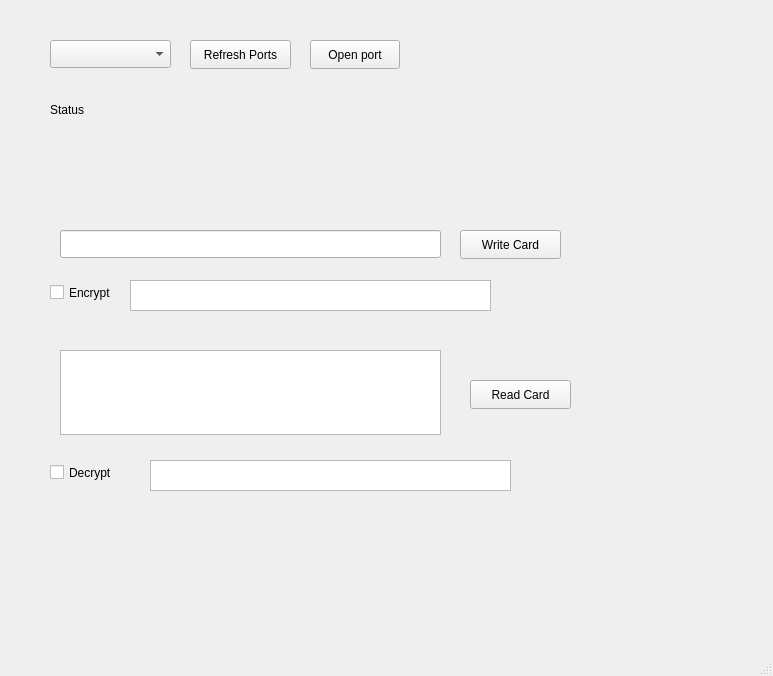
<?xml version="1.0" encoding="UTF-8"?>
<ui version="4.0">
 <class>MainWindow</class>
 <widget class="QMainWindow" name="MainWindow">
  <property name="geometry">
   <rect>
    <x>0</x>
    <y>0</y>
    <width>773</width>
    <height>676</height>
   </rect>
  </property>
  <property name="windowTitle">
   <string>MainWindow</string>
  </property>
  <widget class="QWidget" name="centralwidget">
   <widget class="QPushButton" name="pushButtonRead">
    <property name="geometry">
     <rect>
      <x>470</x>
      <y>380</y>
      <width>101</width>
      <height>29</height>
     </rect>
    </property>
    <property name="text">
     <string>Read Card</string>
    </property>
   </widget>
   <widget class="QCheckBox" name="checkBoxEncryptWrite">
    <property name="geometry">
     <rect>
      <x>50</x>
      <y>280</y>
      <width>92</width>
      <height>25</height>
     </rect>
    </property>
    <property name="text">
     <string>Encrypt</string>
    </property>
   </widget>
   <widget class="QPlainTextEdit" name="plainTextEditKeyWrite">
    <property name="geometry">
     <rect>
      <x>130</x>
      <y>280</y>
      <width>361</width>
      <height>31</height>
     </rect>
    </property>
   </widget>
   <widget class="QPushButton" name="pushButtonWrite">
    <property name="geometry">
     <rect>
      <x>460</x>
      <y>230</y>
      <width>101</width>
      <height>29</height>
     </rect>
    </property>
    <property name="text">
     <string>Write Card</string>
    </property>
   </widget>
   <widget class="QPlainTextEdit" name="plainTextEditKeyRead">
    <property name="geometry">
     <rect>
      <x>150</x>
      <y>460</y>
      <width>361</width>
      <height>31</height>
     </rect>
    </property>
   </widget>
   <widget class="QCheckBox" name="checkBoxDecryptRead">
    <property name="geometry">
     <rect>
      <x>50</x>
      <y>460</y>
      <width>92</width>
      <height>25</height>
     </rect>
    </property>
    <property name="text">
     <string>Decrypt</string>
    </property>
   </widget>
   <widget class="QLabel" name="labelStatus">
    <property name="geometry">
     <rect>
      <x>50</x>
      <y>100</y>
      <width>63</width>
      <height>20</height>
     </rect>
    </property>
    <property name="text">
     <string>Status</string>
    </property>
   </widget>
   <widget class="QLabel" name="labelStatusMessage">
    <property name="geometry">
     <rect>
      <x>100</x>
      <y>100</y>
      <width>621</width>
      <height>20</height>
     </rect>
    </property>
    <property name="text">
     <string/>
    </property>
   </widget>
   <widget class="QComboBox" name="comboBoxCom">
    <property name="geometry">
     <rect>
      <x>50</x>
      <y>40</y>
      <width>121</width>
      <height>28</height>
     </rect>
    </property>
   </widget>
   <widget class="QPushButton" name="pushButtonCom">
    <property name="geometry">
     <rect>
      <x>190</x>
      <y>40</y>
      <width>101</width>
      <height>29</height>
     </rect>
    </property>
    <property name="text">
     <string>Refresh Ports</string>
    </property>
   </widget>
   <widget class="QLineEdit" name="lineEditWrite">
    <property name="geometry">
     <rect>
      <x>60</x>
      <y>230</y>
      <width>381</width>
      <height>28</height>
     </rect>
    </property>
    <property name="maxLength">
     <number>32</number>
    </property>
   </widget>
   <widget class="QPlainTextEdit" name="plainTextEditRead">
    <property name="geometry">
     <rect>
      <x>60</x>
      <y>350</y>
      <width>381</width>
      <height>85</height>
     </rect>
    </property>
    <property name="readOnly">
     <bool>true</bool>
    </property>
   </widget>
   <widget class="QPushButton" name="pushButton">
    <property name="geometry">
     <rect>
      <x>310</x>
      <y>40</y>
      <width>90</width>
      <height>29</height>
     </rect>
    </property>
    <property name="text">
     <string>Open port</string>
    </property>
   </widget>
  </widget>
  <widget class="QMenuBar" name="menubar">
   <property name="geometry">
    <rect>
     <x>0</x>
     <y>0</y>
     <width>773</width>
     <height>25</height>
    </rect>
   </property>
  </widget>
  <widget class="QStatusBar" name="statusbar"/>
 </widget>
 <resources/>
 <connections/>
</ui>
